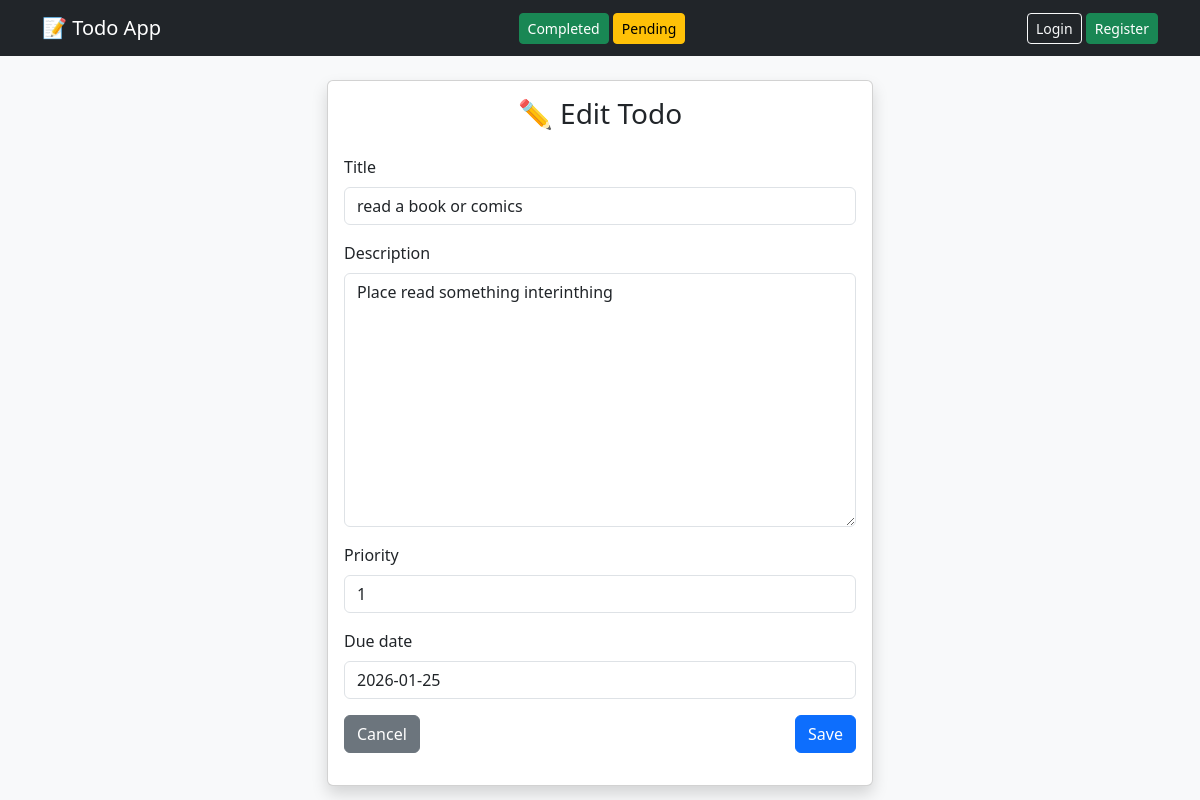
/todos/update/1/, run on an earlier commit of the app's database.
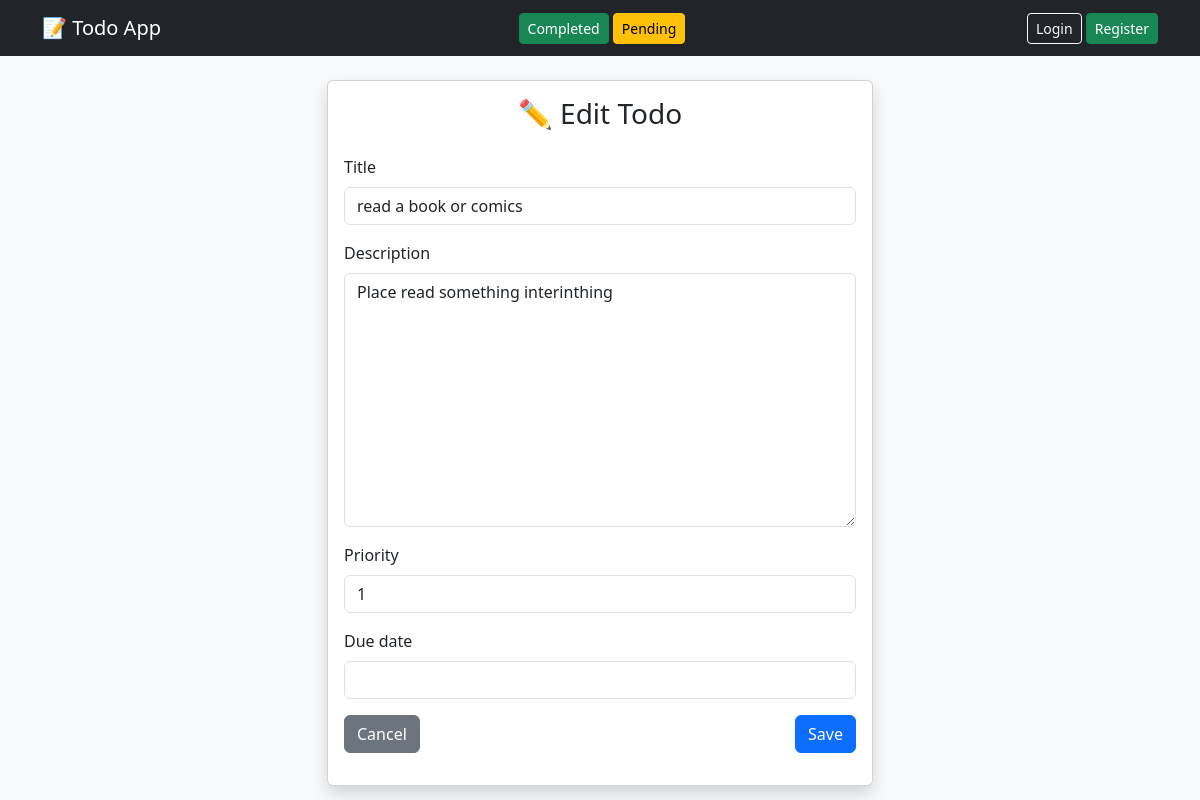
And on a later commit of the database.
### todoApp/models.py (models this page shows, shortened)
class Todo(models.Model):
    user = models.ForeignKey(User, on_delete=models.CASCADE, null=True)
    title = models.CharField(max_length=40)
    description = models.TextField()
    priority =  models.IntegerField(default=1)
    due_date = models.DateField(null=True, blank=True)
    is_completed = models.BooleanField(default=False)
    created_at = models.DateTimeField(auto_now_add=True)

### todoApp/views.py (the view)
# urls.py: path('todos/update/<int:pk>/', update_todo, name= "update_todo"),
def update_todo(request, pk):
    todo = get_object_or_404(Todo, pk=pk)
    if request.method == 'POST':
        form = TodoForm(request.POST, instance=todo)
        if form.is_valid():
            form.save()
            return redirect('todo_list')
    else:
        form = TodoForm(instance=todo)
    return render(request, 'todoApp/todo_form.html', {'form': form})

### todoApp/forms.py
class TodoForm(forms.ModelForm):
    class Meta:
        model = Todo
        fields = ["title", "description", "priority", "due_date"]
    def __init__(self, *args, **kwargs):
        super().__init__(*args, **kwargs)
        for field in self.fields.values():
            field.widget.attrs['class'] = 'form-control'

### todoApp/templates/todoApp/todo_form.html (shortened to what this page needs)
{% extends 'todoApp/base.html' %}
{% block content %}
<div class="row justify-content-center">
    <div class="col-md-6">
        <div class="card shadow">
            <div class="card-body">
                {% if form.instance.pk %}
                    <h3 class="mb-4 text-center">✏️ Edit Todo</h3>
                {% else %}
                    <h3 class="mb-4 text-center">➕ Add New Todo</h3>
                {% endif %}
                <form method="post">
                    {% for field in form %}
                        <div class="mb-3">
                            <label class="form-label">
                                {{ field.label }}
                            </label>
                            {{ field }}
                        </div>
                    {% endfor %}
                    <div class="d-flex justify-content-between">
                        <a href="{% url 'todo_list' %}" class="btn btn-secondary">
                            Cancel
                        </a>
                        <button class="btn btn-primary">
                            Save
                        </button>
                    </div>
                </form>
            </div>
        </div>
    </div>
</div>
{% endblock %}

What changed in the data, as far as the page shows it:
changed Todo "read a book or comics": due_date "2026-01-25" → (not shown)
